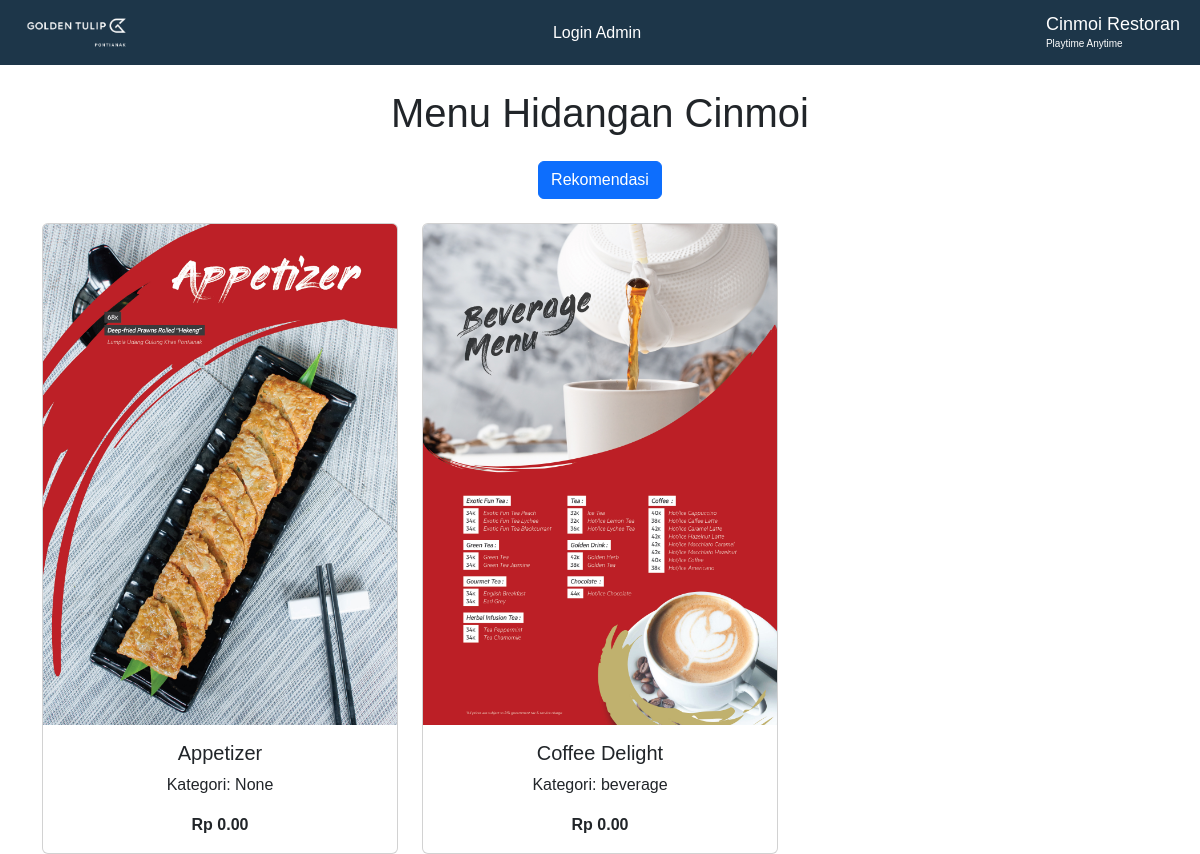
The app's page /menu/, older data.
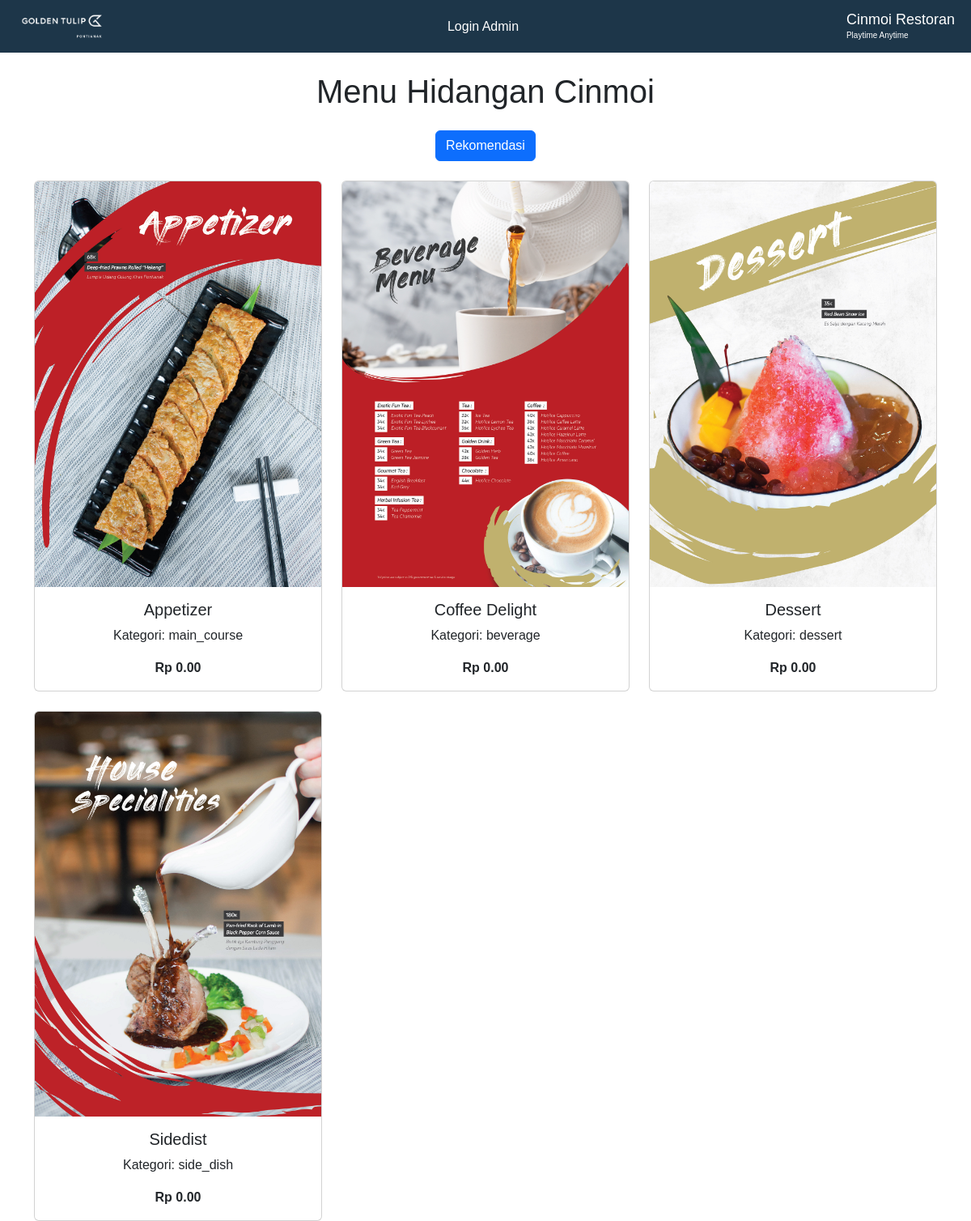
The same page, newer data.
### cinmoi_app/models.py (models this page shows, shortened)
class Menu(models.Model):
    TIPE_RASA_CHOICES = [
        ('Manis', 'Manis'),
        ('Gurih', 'Gurih'),
        ('Pedas', 'Pedas'),
    ]
    KATEGORI_CHOICES = [
        ('Appetizer', 'Appetizer'),
        ('Beverage', 'Beverage'),
        ('Congee', 'Congee'),
        ('Dessert', 'Dessert'),
    ]
    nama = models.CharField(max_length=100, unique=True)
    deskripsi = models.TextField(blank=True, null=True)
    gambar = models.ImageField(upload_to='menu_images/', blank=True, null=True)
    kategori = models.CharField(max_length=50, choices=KATEGORI_CHOICES)
    tipe_rasa = models.CharField(max_length=50, choices=TIPE_RASA_CHOICES)
    harga = models.DecimalField(max_digits=10, decimal_places=2, default=0.00)

### cinmoi_app/views.py (the view)
# urls.py: path('menu/', views.menu_view, name='menu'),
def menu_view(request):
    menus = Menu.objects.all()
    return render(request, 'menu.html', {'menu': menus})

### cinmoi_app/templates/menu.html (shortened to what this page needs)
<!DOCTYPE html>
<html lang="en">
<head>
    <link href="https://cdn.jsdelivr.net/npm/bootstrap@5.3.0/dist/css/bootstrap.min.css" rel="stylesheet">
</head>
<body>
<div class="navbar">
    <div class="logo">
        <img src="/static/images/GT New Logo Putih.png" alt="Logo Perusahaan">
    </div>
    <div class="navbar-nav">
        <a class="nav-link" href="{% url 'admin:index' %}">Login Admin</a>
    </div>
        <div class="brand">
            <h1>Cinmoi Restoran</h1>
            <p>Playtime Anytime</p>
        </div>
    </div>
    <div class="container mt-4">
        <h1 class="text-center mb-4">Menu Hidangan Cinmoi</h1>
        <button type="button" class="btn btn-primary mb-4 " data-bs-toggle="modal" data-bs-target="#recommendationModal">
            Rekomendasi
        </button>
        <div class="row row-cols-1 row-cols-md-3 g-4">
            {% for item in menu %}
            <div class="col">
                <div class="card">
                    <img src="{{ item.gambar.url }}" class="card-img-top" alt="{{ item.nama }}">
                    <div class="card-body">
                        <h5 class="card-title">{{ item.nama }}</h5>
                        <p class="card-text">Kategori: {{ item.kategori }}</p>
                        <p class="card-text"><strong>Rp {{ item.harga }}</strong></p>
                    </div>
                </div>
            </div>
            {% endfor %}
        </div>
    </div>
</body>
</html>

Row changes from the older to the newer data that the page shows:
changed Menu "Appetizer": kategori "None" → "main_course"
added Menu: gambar (picture), nama "Dessert", kategori "dessert", harga "0.00"
added Menu: gambar (picture), nama "Sidedist", kategori "side_dish", harga "0.00"
